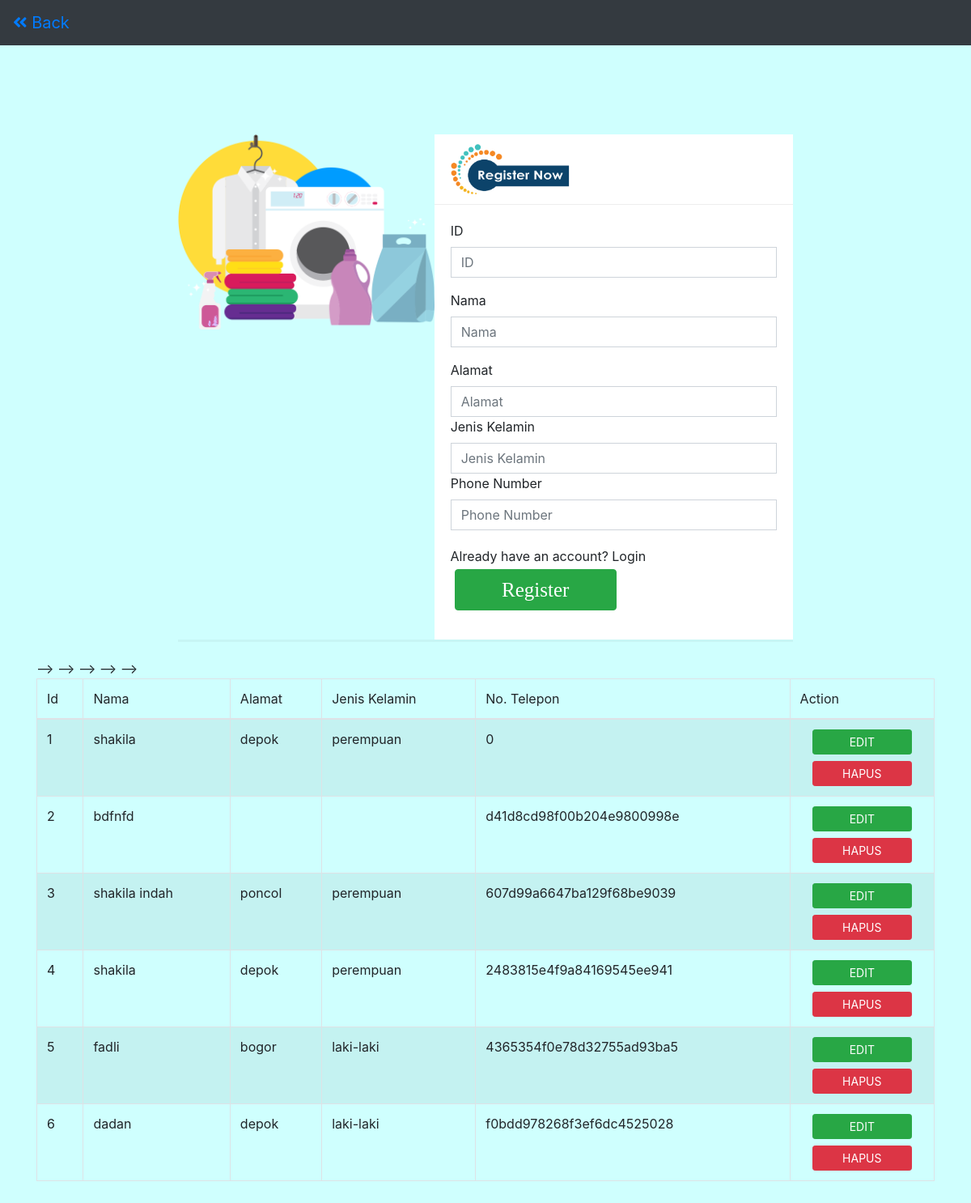
The page /index.php/dashboard/regiss on the database its author committed.
### tables this page shows
CREATE TABLE `regis` (
  `id` int(11) NOT NULL,
  `nama` varchar(50) NOT NULL,
  `alamat` text NOT NULL,
  `jenis_kelamin` varchar(20) NOT NULL,
  `phone` varchar(25) NOT NULL
);

### application/controllers/Dashboard.php (called while the page is built, shortened)
<?php
Class Dashboard extends CI_Controller{
    public function __construct(){
        $this->load->model('modelsistem2');
    }
    public function regiss(){
        $data['title'] = "Register";
        $data['regis'] = $this->modelsistem2->get_user();
        $data['c_regis'] = $this->modelsistem2->count_user();
        $this->load->view('l_register',$data);
    }
}

### index.php (called while the page is built, shortened)
<?php
require_once BASEPATH.'core/CodeIgniter.php';

### application/models/modelsistem2.php (called while the page is built, shortened)
<?php
    Class modelsistem2 extends CI_Model{
    public function get_user(){
        $data = $this->db->get('regis');
        return $data->result();
    }
}
?>

### application/views/l_register.php (the view, shortened to what this page needs)
<!DOCTYPE html>
<html lang="en">
<head>
    <link rel="stylesheet" href="<?php echo base_url('assets/css/bootstrap.min.css') ?>">
    <link rel="stylesheet" href="<?php echo base_url('assets/fontawesome/css/all.min.css') ?>">
</head>
<body>
<nav class="navbar navbar-primary bg-dark">
        <a class="navbar-brand" href="login">
        <i class="fas fa-angle-double-left"></i> Back
        </a>
    </nav>
    <div class="container">
        <div class="row justify-content-md-center mt-12">
            <div class="col-sm-8 border-box">
                <div class="row">
                    <div class="col-sm-5 p-0 ">
                        <img src="<?php echo base_url ('assets/img/baju.png')?>" class="img-fluid">
    </div>
    <div class="col-sm-7 p-0">
        <div class="card">
            <div class="card-header">
                <img src="<?php echo base_url ('assets/img/regis.png')?>" class="img1" style="width: 150px;">
    </div>
    <div class="card-body">
        <form action="<?php echo site_url('Dashboard/simpan_data');?>" method="post" enctype="multipart/form-data">
            <div class="form-group">
                <label for="exampleInputPassword1">ID</label>
                <div class="input-group">
                    <input type="number" name="idd" class="form-control" placeholder="ID">
                </div>
            </div>
            <div class="form-group">
                <label for="exampleInputPassword1">Nama</label>
                <div class="input-group">
                    <input type="text" name="namaa" class="form-control" placeholder="Nama">
                </div>
            </div>
            <div class="form-group">
                <label for="exampleInputPassword1">Alamat</label>
                <div class="input-group">
                    <input type="text" name="alamatt" class="form-control" placeholder="Alamat">
                </div>
                <div class="form-group">
                <label for="exampleInputPassword1">Jenis Kelamin</label>
                <div class="input-group">
                    <input type="text" name="jenis_kelaminn" class="form-control" placeholder="Jenis Kelamin">
                </div>
                <div class="form-group">
                    <label for="exampleInputPassword1">Phone Number</label>
                    <div class="input-group">
                        <input type="text" name="phonee" class="form-control" placeholder="Phone Number">
                    </div>
                </div>
            </div>
            <a class="dropdown-item link-a">Already have an account? Login</a>
            <div class="form-group">
            <button type="submit" class="btn btn-success" style="margin-left: 5px; width: 200px; font-family: candara; font-size: 25px;">
            <a href="<?php echo site_url('Dashboard/l_register') ?>"></a> Register</button>
        </div>
            </form>
        </div>
    </div>
</div>
</div>
</div>
</div>
</div>
<div class="row">
        <div class="col-sm-12 mt-4">
            <div class="table-responsive mb-4">
                <table id="example" class="table table-striped table-bordered" style="width: 100%">
                <thead>
                    <tr>
                        <td>Id</td>
                        <td>Nama</td>
                        <td>Alamat</td>
                        <td>Jenis Kelamin</td>
                        <td>No. Telepon</td>
                        <td>Action</td>
                    </tr>
                </thead>
                <tbody>
                <!-- <?php
                    if ($c_regis > 0)
                    {
                        foreach ($regis as $datas)
                    {
                ?> -->
                    <tr>
                        <td><?php echo $datas->id;?></td>
                        <td><?php echo $datas->nama;?></td>
                        <td><?php echo $datas->alamat;?></td>
                        <td><?php echo $datas->jenis_kelamin;?></td>
                        <td><?php echo $datas->phone ?></td>
                        <td>
                            <div class="col-12">
                                <button class="btn btn-success btn-sm edit_data" style="width: 100%;">EDIT</button>
                            </div>
                            <div class="col-12 mt-2">
                                <button id="" class="btn btn-danger btn-sm hapus_data" style="width: 100%;">HAPUS</button>
                            </div>
                        </td>
                    </tr>
                        <?php }
                        }
                        else {
                        ?>
                        <?php
                    }
                        ?>
                </tbody>
            </table>
         </div>
    </div>
</div>
</body>
</html>

### application/views/l_register.php (style rules this page uses)
body { background: #cffffe; }
.card { border-radius: 0; border: 0; }
.card > .card-header { background: transparent; border-bottom: 1px solid #eee; }
.form-control { border-radius: 0; background-color: white; }
.border-box { box-shadow: 0 3px rgba(0, 0, 0, 0.04); border: 0px solid rgba(171, 169, 169, 0.06); }
.img1 { width: 25%; }
.mt-12 { margin-top: 110px; }
.link-a { margin-left: -6%; }

### rows shown on the page
regis: id "1", nama "shakila", alamat "depok", jenis_kelamin "perempuan", phone "0"
regis: id "2", nama "bdfnfd", phone "d41d8cd98f00b204e9800998e"
regis: id "3", nama "shakila indah", alamat "poncol", jenis_kelamin "perempuan", phone "607d99a6647ba129f68be9039"
regis: id "4", nama "shakila", alamat "depok", jenis_kelamin "perempuan", phone "2483815e4f9a84169545ee941"
regis: id "5", nama "fadli", alamat "bogor", jenis_kelamin "laki-laki", phone "4365354f0e78d32755ad93ba5"
regis: id "6", nama "dadan", alamat "depok", jenis_kelamin "laki-laki", phone "f0bdd978268f3ef6dc4525028"
